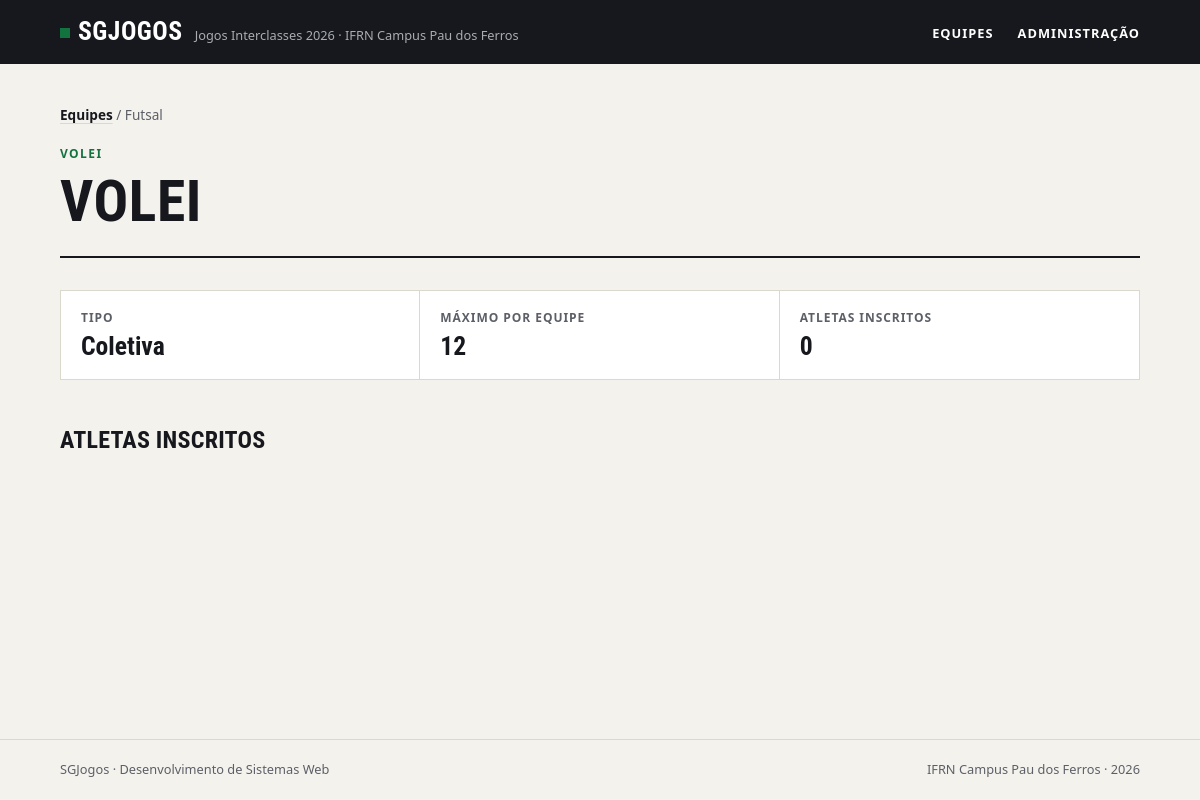
Page /modalidade/3/ on the committed database.
### jogos/models.py (models this page shows, shortened)
class Modalidade(models.Model):
    nome = models.CharField(max_length=100,unique=True)
    tipo = models.CharField(choices={
        ('coletiva','coletiva'),
        ('individual','individual')
    })
    max_atletas = models.PositiveIntegerField()
    class Meta:
        verbose_name = 'Modalidade'
        verbose_name_plural = 'Modalidades'
        ordering = ["nome"]

### jogos/views.py (the view)
# urls.py: path('modalidade/<int:id>/',modalidade,name='modalidade'),
def modalidade(request, id):
    modalidade = Modalidade.objects.get(id=id)
    return render(request, 'modalidade.html', {'modalidade': modalidade})

### jogos/templates/modalidade.html (shortened to what this page needs)
{% load static %}
<!DOCTYPE html>
<html lang="pt-br">
<head>
    <link rel="stylesheet" href="{% static 'css/style.css' %}">
</head>
<body>
    <header class="cabecalho">
        <div class="conteudo">
            <a class="marca" href="index.html">
                <strong>SGJogos</strong>
                <span>Jogos Interclasses 2026 · IFRN Campus Pau dos Ferros</span>
            </a>
            <nav class="menu">
                <ul>
                    <li><a href="index.html">Equipes</a></li>
                    <li><a href="#">Administração</a></li>
                </ul>
            </nav>
        </div>
    </header>
    <main class="conteudo">
        <nav class="trilha"><a href="{% url 'index' %}">Equipes</a> / Futsal</nav>
        <header class="topo">
            <span class="sobretitulo">{{ modalidade.nome }}</span>
            <h1>{{ modalidade.nome }}</h1>
        </header>
        <dl class="numeros">
            <div>
                <dt>Tipo</dt>
                <dd>Coletiva</dd>
            </div>
            <div>
                <dt>Máximo por equipe</dt>
                <dd>{{ modalidade.max_atletas }}</dd>
            </div>
            <div>
                <dt>Atletas inscritos</dt>
                <dd>{{ modalidade.atletas.count }}</dd>
            </div>
        </dl>
        <h2>Atletas inscritos</h2>
    </main>
    <footer class="rodape">
        <div class="conteudo">
            <p>SGJogos · Desenvolvimento de Sistemas Web</p>
            <p>IFRN Campus Pau dos Ferros · 2026</p>
        </div>
    </footer>
</body>
</html>

### jogos/static/css/style.css (style rules this page uses)
:root { --papel: #f4f2ed; --branco: #ffffff; --tinta: #16181d; --tinta-suave: #5c5f67; --linha: #dcd8ce; --verde: #12733f; --verde-claro: #e2efe6; --fonte-texto: system-ui, -apple-system, "Segoe UI", Roboto, Ubuntu, "Helvetica Neue", Arial, sans-serif; --fonte-titulo: "Bahnschrift SemiCondensed", "Bahnschrift", "Avenir Next Condensed", "Roboto Condensed", "Ubuntu Condensed", "Arial Narrow", var(--fonte-texto); }
*, *::before, *::after { box-sizing: border-box; }
* { margin: 0; padding: 0; }
body { min-height: 100vh; display: flex; flex-direction: column; background: var(--papel); color: var(--tinta); font-family: var(--fonte-texto); font-size: 1rem; line-height: 1.55; -webkit-font-smoothing: antialiased; }
a { color: inherit; }
ul { list-style: none; }
h1, h2, h3 { font-family: var(--fonte-titulo); font-stretch: condensed; font-weight: 700; line-height: 1.05; text-transform: uppercase; letter-spacing: 0.01em; }
.conteudo { width: 100%; max-width: 1120px; margin: 0 auto; padding: 0 20px; }
.cabecalho { background: var(--tinta); color: var(--branco); }
.cabecalho .conteudo { display: flex; align-items: center; justify-content: space-between; gap: 16px; min-height: 64px; }
.marca { display: flex; align-items: baseline; gap: 12px; text-decoration: none; }
.marca strong { font-family: var(--fonte-titulo); font-stretch: condensed; font-size: 1.6rem; letter-spacing: 0.02em; text-transform: uppercase; }
.marca strong::before { content: ""; display: inline-block; width: 10px; height: 10px; margin-right: 8px; background: var(--verde); transform: translateY(-2px); }
.marca span { color: #a9acb3; font-size: 0.8rem; }
.menu ul { display: flex; gap: 24px; }
.menu a { font-size: 0.8rem; font-weight: 600; letter-spacing: 0.08em; text-transform: uppercase; text-decoration: none; padding: 6px 0; border-bottom: 2px solid transparent; }
main.conteudo { flex: 1; padding-top: 40px; padding-bottom: 64px; }
.topo { padding-bottom: 24px; margin-bottom: 32px; border-bottom: 2px solid var(--tinta); }
.sobretitulo { display: block; margin-bottom: 8px; color: var(--verde); font-size: 0.75rem; font-weight: 700; letter-spacing: 0.12em; text-transform: uppercase; }
h1 { font-size: clamp(2.2rem, 6vw, 3.6rem); }
h2 { margin: 48px 0 16px; font-size: 1.5rem; }
.trilha { margin-bottom: 20px; color: var(--tinta-suave); font-size: 0.85rem; }
.trilha a { color: var(--tinta); font-weight: 600; text-decoration-color: var(--linha); text-underline-offset: 3px; }
.numeros { display: grid; grid-template-columns: repeat(auto-fit, minmax(180px, 1fr)); border: 1px solid var(--linha); background: var(--branco); }
.numeros div { padding: 18px 20px; border-right: 1px solid var(--linha); }
.numeros div:last-child { border-right: none; }
.numeros dt { color: var(--tinta-suave); font-size: 0.75rem; font-weight: 700; letter-spacing: 0.08em; text-transform: uppercase; }
.numeros dd { margin-top: 4px; font-family: var(--fonte-titulo); font-stretch: condensed; font-size: 1.6rem; font-weight: 700; line-height: 1.15; font-variant-numeric: tabular-nums; overflow-wrap: anywhere; }
.rodape { border-top: 1px solid var(--linha); color: var(--tinta-suave); font-size: 0.8rem; }
.rodape .conteudo { display: flex; flex-wrap: wrap; justify-content: space-between; gap: 8px; padding-top: 20px; padding-bottom: 20px; }

### rows in the picture
Modalidade: nome "VOLEI", max_atletas "12", atletas.count "0"
